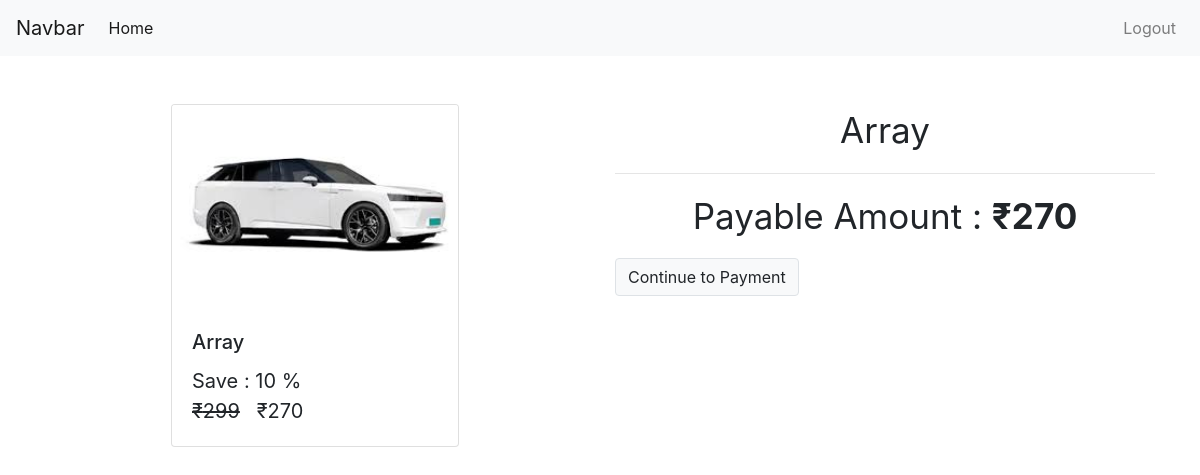
The page /check-out/Array_basics (signed in) on the database its author committed.
### courses/models/course.py (models this page shows, shortened)
class Course(models.Model):
    name = models.CharField(max_length=50,null=False)
    slug = models.CharField(max_length=50,null=False,unique=True)
    description = models.CharField(max_length=200,null=True)
    price = models.IntegerField(null=False)
    discount = models.IntegerField(null=False,default=0)
    active = models.BooleanField(default=False)
    thumbnail= models.ImageField(upload_to='files/thumbnail')
    date = models.DateTimeField(auto_now_add=True)
    resource = models.FileField(upload_to='files/resource')
    length = models.IntegerField(null=False)

### courses/views/checkout.py (the view, shortened to what this page needs)
# urls.py: path('check-out/<str:slug>',checkout,name='checkout'),
def checkout(request,slug):
    course = Course.objects.get(slug = slug)
    user = None
    if(request.user.is_authenticated is False):
        return redirect("login")
    user = request.user
    action = request.GET.get('action')
    order = None
    payment = None
    context = {
        'course':course,
        'order':order,
        "payment":payment
    }
    return render(request,'courses/check_out.html',context)

### courses/templatetags/courses_custom_tags.py (called while the page is built)
@register.simple_tag
def call_sellprice(price,discount):
    a = int(price)
    b = int(discount)
    if a is None or b is 0:
        return price
    sellprice = a
    sellprice = a - (a * b * 0.01)
    return math.ceil(sellprice)

### courses/templates/courses/check_out.html (shortened to what this page needs)
{% extends 'courses/base.html' %}
{% load courses_custom_tags %}
{% block content %}
<div class="container">
<br>
<br>
<div class='row '>
    <div class="col ml-auto">
  <div class="card mx-auto" style="width: 18rem;">
  <img src="{{course.thumbnail.url}}" class="card-img-top" alt="...">
  <div class="card-body">
    <h5 class="card-title">{{course.name}}</h5>
    <p class="card-text">
      <span class='price'>
        Save : {{course.discount}} %
        <br>
      <del>₹{{course.price}}</del> &nbsp;
      <span> ₹{% call_sellprice course.price course.discount %}</span>
      </span>
    </p>
  </div>
</div>
</div>
<div class="col ">
    <div>
        <p style="font-size:35px;text-align:center">{{course.name}}</p>
        <hr>
        <p style="font-size:35px;text-align:center">Payable Amount : <b><span> ₹{% call_sellprice course.price course.discount %}</span></b> </p>
        <a class="btn btn-light border" href="?action=create_payment">Continue to Payment</a>
    </div>
</div>
</div>
</div>
{% endblock content %}

### courses/static/courses/css/common.css (style rules this page uses)
.price { font-size: 20px; }

### rows shown on the page
Course: thumbnail (picture), name "Array", discount "10", price "299", price+discount "270"
